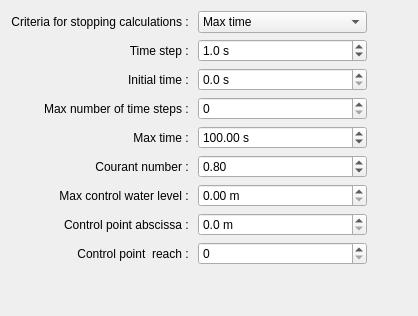
     <widget class="QWidget" name="tabTemp">
      <attribute name="title">
       <string>Temporal</string>
      </attribute>
      <layout class="QGridLayout" name="gridLayout_8">
       <item row="0" column="0">
        <layout class="QGridLayout" name="gridLayout_7">
         <item row="3" column="1">
          <widget class="QSpinBox" name="nbPasTemps">
           <property name="minimum">
            <number>0</number>
           </property>
           <property name="maximum">
            <number>999999999</number>
           </property>
          </widget>
         </item>
         <item row="2" column="0">
          <widget class="QLabel" name="label_tempsInit">
           <property name="text">
            <string>Initial time : </string>
           </property>
           <property name="alignment">
            <set>Qt::AlignRight|Qt::AlignTrailing|Qt::AlignVCenter</set>
           </property>
          </widget>
         </item>
         <item row="2" column="1">
          <widget class="QDoubleSpinBox" name="tempsInit">
           <property name="suffix">
            <string> s</string>
           </property>
           <property name="decimals">
            <number>1</number>
           </property>
           <property name="maximum">
            <double>1000000000.000000000000000</double>
           </property>
           <property name="singleStep">
            <double>0.100000000000000</double>
           </property>
          </widget>
         </item>
         <item row="4" column="0">
          <widget class="QLabel" name="label_tempsMax">
           <property name="text">
            <string>Max time : </string>
           </property>
           <property name="alignment">
            <set>Qt::AlignRight|Qt::AlignTrailing|Qt::AlignVCenter</set>
           </property>
          </widget>
         </item>
         <item row="6" column="0">
          <widget class="QLabel" name="label_coteMax">
           <property name="text">
            <string>Max control water level : </string>
           </property>
           <property name="alignment">
            <set>Qt::AlignRight|Qt::AlignTrailing|Qt::AlignVCenter</set>
           </property>
          </widget>
         </item>
         <item row="0" column="1">
          <widget class="QComboBox" name="critereArret">
           <item>
            <property name="text">
             <string>Max time</string>
            </property>
           </item>
           <item>
            <property name="text">
             <string>Max number of time steps</string>
            </property>
           </item>
           <item>
            <property name="text">
             <string>Max control water level</string>
            </property>
           </item>
          </widget>
         </item>
         <item row="9" column="1">
          <spacer name="horizontalSpacer_3">
           <property name="orientation">
            <enum>Qt::Horizontal</enum>
           </property>
           <property name="sizeType">
            <enum>QSizePolicy::Preferred</enum>
           </property>
           <property name="sizeHint" stdset="0">
            <size>
             <width>40</width>
             <height>20</height>
            </size>
           </property>
          </spacer>
         </item>
         <item row="7" column="0">
          <widget class="QLabel" name="label_abscisseControle">
           <property name="text">
            <string>Control point abscissa : </string>
           </property>
           <property name="alignment">
            <set>Qt::AlignRight|Qt::AlignTrailing|Qt::AlignVCenter</set>
           </property>
          </widget>
         </item>
         <item row="9" column="0">
          <spacer name="verticalSpacer_9">
           <property name="orientation">
            <enum>Qt::Vertical</enum>
           </property>
           <property name="sizeHint" stdset="0">
            <size>
             <width>20</width>
             <height>40</height>
            </size>
           </property>
          </spacer>
         </item>
         <item row="3" column="0">
          <widget class="QLabel" name="label_nbPasTemps">
           <property name="text">
            <string>Max number of time steps : </string>
           </property>
           <property name="alignment">
            <set>Qt::AlignRight|Qt::AlignTrailing|Qt::AlignVCenter</set>
           </property>
          </widget>
         </item>
         <item row="5" column="0">
          <widget class="QLabel" name="label_nbCourant">
           <property name="text">
            <string>Courant number : </string>
           </property>
           <property name="alignment">
            <set>Qt::AlignRight|Qt::AlignTrailing|Qt::AlignVCenter</set>
           </property>
          </widget>
         </item>
         <item row="1" column="0">
          <widget class="QLabel" name="label_pasTemps">
           <property name="text">
            <string>Time step : </string>
           </property>
           <property name="alignment">
            <set>Qt::AlignRight|Qt::AlignTrailing|Qt::AlignVCenter</set>
           </property>
          </widget>
         </item>
         <item row="0" column="0">
          <widget class="QLabel" name="label_critereArret">
           <property name="layoutDirection">
            <enum>Qt::LeftToRight</enum>
           </property>
           <property name="text">
            <string>Criteria for stopping calculations : </string>
           </property>
           <property name="alignment">
            <set>Qt::AlignRight|Qt::AlignTrailing|Qt::AlignVCenter</set>
           </property>
          </widget>
         </item>
         <item row="1" column="1">
          <widget class="QDoubleSpinBox" name="pasTemps">
           <property name="suffix">
            <string> s</string>
           </property>
           <property name="decimals">
            <number>1</number>
           </property>
           <property name="maximum">
            <double>1000000000.000000000000000</double>
           </property>
           <property name="singleStep">
            <double>0.100000000000000</double>
           </property>
           <property name="value">
            <double>1.000000000000000</double>
           </property>
          </widget>
         </item>
         <item row="6" column="1">
          <widget class="QDoubleSpinBox" name="coteMax">
           <property name="suffix">
            <string> m</string>
           </property>
           <property name="decimals">
            <number>2</number>
           </property>
           <property name="maximum">
            <double>1000000000.000000000000000</double>
           </property>
           <property name="singleStep">
            <double>0.010000000000000</double>
           </property>
           <property name="value">
            <double>0.000000000000000</double>
           </property>
          </widget>
         </item>
         <item row="5" column="1">
          <widget class="QDoubleSpinBox" name="nbCourant">
           <property name="maximum">
            <double>99.989999999999995</double>
           </property>
           <property name="singleStep">
            <double>0.010000000000000</double>
           </property>
           <property name="value">
            <double>0.800000000000000</double>
           </property>
          </widget>
         </item>
         <item row="4" column="1">
          <widget class="QDoubleSpinBox" name="tempsMax">
           <property name="suffix">
            <string> s</string>
           </property>
           <property name="maximum">
            <double>1000000000.000000000000000</double>
           </property>
           <property name="value">
            <double>100.000000000000000</double>
           </property>
          </widget>
         </item>
         <item row="8" column="0">
          <widget class="QLabel" name="label_biefControle">
           <property name="text">
            <string>Control point  reach : </string>
           </property>
           <property name="alignment">
            <set>Qt::AlignRight|Qt::AlignTrailing|Qt::AlignVCenter</set>
           </property>
          </widget>
         </item>
         <item row="8" column="1">
          <widget class="QSpinBox" name="biefControle">
           <property name="maximum">
            <number>999999999</number>
           </property>
          </widget>
         </item>
         <item row="7" column="1">
          <widget class="QDoubleSpinBox" name="abscisseControle">
           <property name="suffix">
            <string> m</string>
           </property>
           <property name="decimals">
            <number>1</number>
           </property>
           <property name="maximum">
            <double>1000000000.000000000000000</double>
           </property>
           <property name="singleStep">
            <double>0.100000000000000</double>
           </property>
          </widget>
         </item>
         <item row="8" column="2">
          <spacer name="horizontalSpacer_6">
           <property name="orientation">
            <enum>Qt::Horizontal</enum>
           </property>
           <property name="sizeHint" stdset="0">
            <size>
             <width>40</width>
             <height>20</height>
            </size>
           </property>
          </spacer>
         </item>
        </layout>
       </item>
      </layout>
     </widget>
